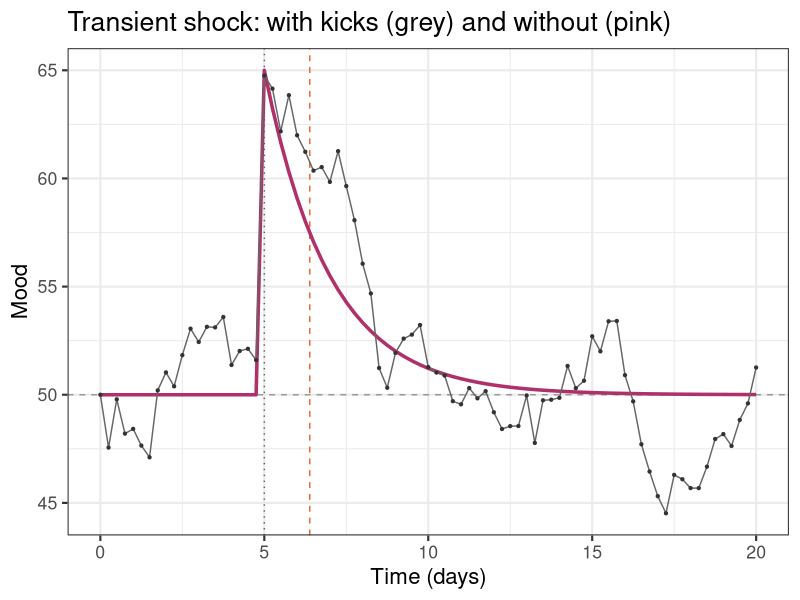
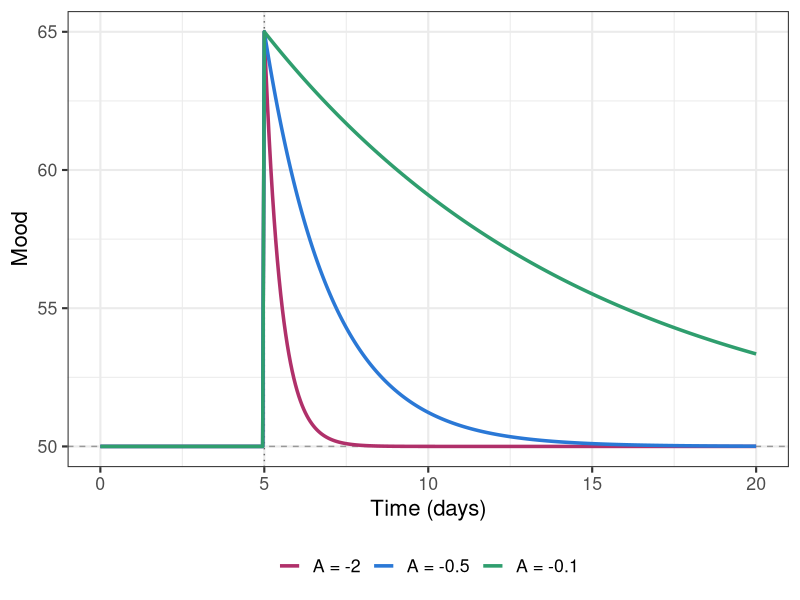
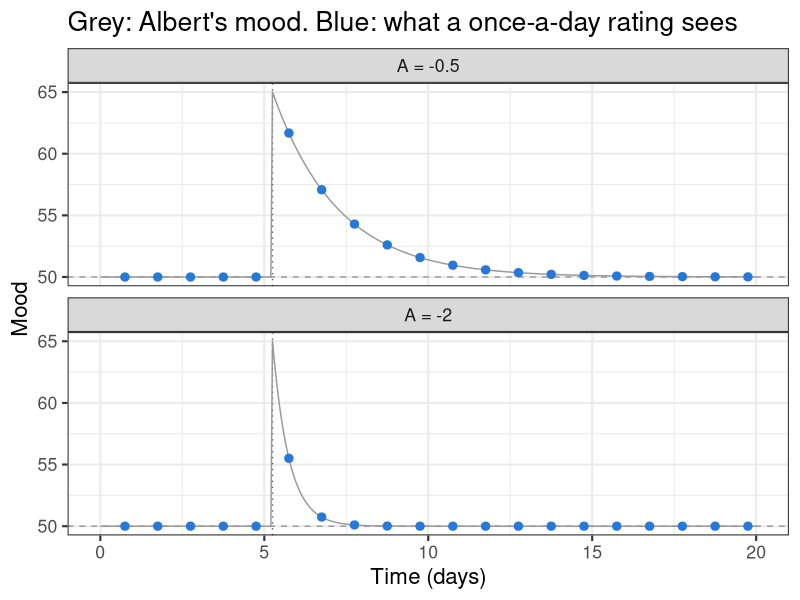
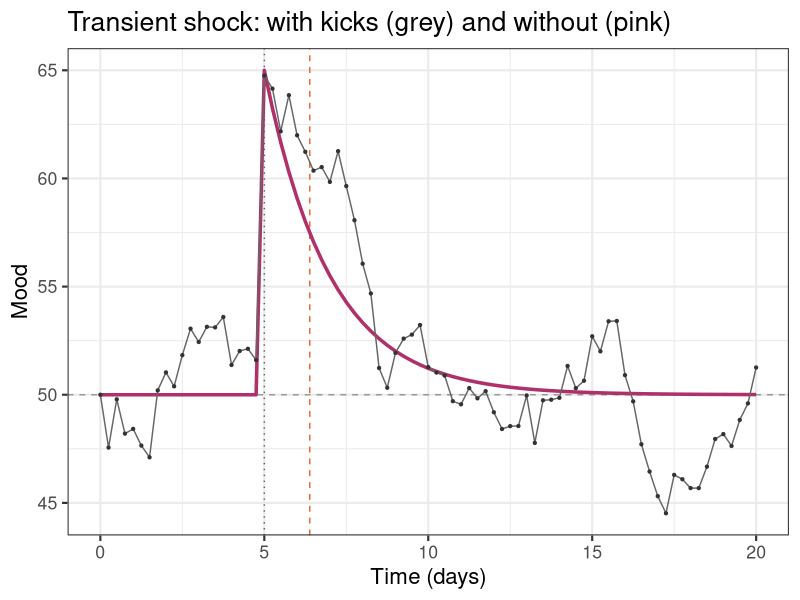
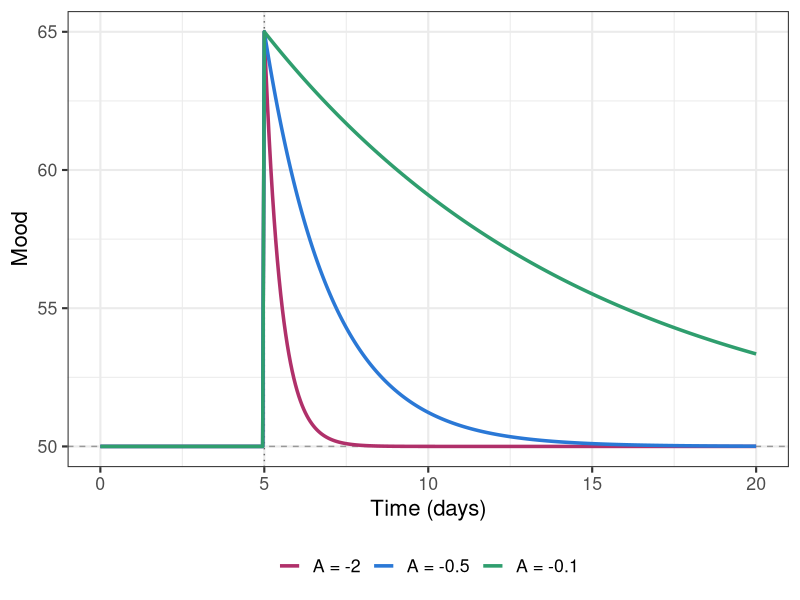
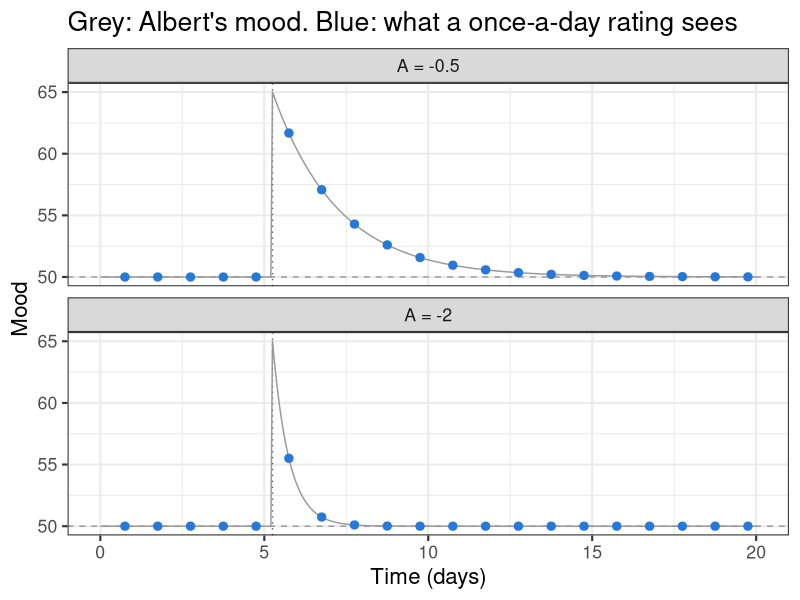

Reproduce these figures in R, in order.
# =============================================================================
#  LECTURE 10 -- SIMULATE DATA: A TRANSIENT SHOCK
#  Dynamic Systems Thinking in Psychology
#
#  The model from Lecture 5, plus one shock:
#
#     dMood = (A * Mood + B) dt + G dW        (+ dose, at the moment of the shock)
#
#  Example: on day 5, Albert gets an unexpected compliment from his boss.
#  The compliment itself is over in a moment: it has no life of its own. It
#  lifts Albert's mood by 'dose' at that moment, and after that, only
#  Albert's own pull back to his resting level (A) brings his mood down again.
#
#  This is the simplest shock, and the one the other Lecture 10 scripts are
#  compared with. In those scripts, the shock starts a process of its own.
#  Here, there is no such process: the shock appears and disappears at once.
#
#  Part 1  settings
#  Part 2  what to expect
#  Part 3  the simulation function
#  Part 4  simulate Albert
#  Part 5  look at the data
#  Part 6  things to try
#
#  Run the script part by part (select the lines and press Ctrl+Enter).
# =============================================================================

# install.packages("ggplot2")   # run once if you do not have it
library(ggplot2)


# =============================================================================
#  PART 1: SETTINGS
# =============================================================================

times <- seq(from = 0, to = 20, by = 0.25)  # 4 ratings a day for 20 days (time in days)
Nsteps <- 20                       # small steps between two ratings

A <- -0.5                          # Albert's own state dependence (per day)
restMood <- 50                     # where Albert's mood rests without any shock
B <- -A * restMood                 # the intercept that makes him rest there (= 25)
G <- 3                             # kick strength (set to 0 to see the clean response)

shockTimes <- 5                    # the compliment comes on day 5 (must be one of the rating times)
dose <- 15                         # it lifts mood by 15, right away

seed <- 2026                       # same random kicks every time you run this
savePlots <- TRUE                  # TRUE: save every plot in Part 5 as a png file
plotFolder <- "plots_transient"    # folder for the png files (made in your working directory)


# =============================================================================
#  PART 2: WHAT TO EXPECT
# =============================================================================
# Right after the shock, mood is at restMood + dose. After that, the distance
# to the resting level shrinks by the same fraction every day, because the
# pull back (A * distance) is proportional to the distance (Lecture 5):
#
#     Mood(t) = restMood + dose * exp(A * (t - shockTime))
#
# Half of the shock is gone after log(2) / -A days: the half-life.

halfLife <- log(2) / -A
cat("Right after the shock, mood is at:", restMood + dose, "\n")
cat("Half of the shock is gone after:", round(halfLife, 2), "days\n")
cat("After 5 days, what is left of the shock:", round(dose * exp(A * 5), 2), "\n")

# Q: Sketch Albert's mood before you run anything else. Is mood highest at
#    the shock, or later?


# =============================================================================
#  PART 3: THE SIMULATION FUNCTION
# =============================================================================
# The function from Lecture 5. New: when the shock arrives, mood jumps by
# 'dose'. That is all; nothing about the shock is remembered afterwards.

simulateAlbert <- function(A, G, times){
  set.seed(seed)                               #same kicks for every version we compare
  B <- -A * restMood                           #rest at restMood, whatever A is
  Nobs <- length(times)
  Mood <- rep(NA, Nobs)
  MoodState <- restMood                        #start at the resting level
  for(i in 1:Nobs){
    if(i > 1){
      dt <- (times[i] - times[i-1]) / Nsteps   #size of each small step
      for(stepi in 1:Nsteps){
        tNow <- times[i-1] + stepi * dt        #the current time (only needed for Part 6, item 4)
        dMood <- A*MoodState + B               #Albert's own rule for change
        kick <- G * sqrt(dt) * rnorm(1)        #random kick, variance G^2 * dt
        MoodState <- MoodState + dMood * dt + kick
      }
    }
    if(any(abs(times[i] - shockTimes) < 1e-8)) MoodState <- MoodState + dose   #NEW: the shock, at this moment only
    Mood[i] <- MoodState                       #store the rating (just after the shock, if there was one)
  }
  data.frame(time = times, Mood = Mood)
}


# =============================================================================
#  PART 4: SIMULATE ALBERT
# =============================================================================

albert <- simulateAlbert(A = A, G = G, times = times)          #with random kicks
albertClean <- simulateAlbert(A = A, G = 0, times = times)     #the same, without kicks
head(albert)

# write.csv(albert, "lecture10_data_transient.csv", row.names = FALSE)


# =============================================================================
#  PART 5: LOOK AT THE DATA
# =============================================================================
if (savePlots) dir.create(plotFolder, showWarnings = FALSE)

# --- 5a. Albert over time ---------------------------------------------------------
p5a <- ggplot(albert, aes(x = time, y = Mood)) +
  geom_vline(xintercept = shockTimes, linetype = "dotted", colour = "grey40") +
  geom_vline(xintercept = shockTimes[1] + halfLife, linetype = "dashed", colour = "#eb6834") +  #half of the shock gone
  geom_hline(yintercept = restMood, linetype = "dashed", colour = "grey60") +
  geom_line(data = albertClean, colour = "#b0306a", linewidth = 1.2) +    #without kicks
  geom_line(colour = "grey40") +                                          #with kicks
  geom_point(colour = "grey20", size = 0.8) +
  theme_bw(base_size = 16) +
  labs(x = "Time (days)", y = "Mood",
       title = "Transient shock: with kicks (grey) and without (pink)")
p5a
if (savePlots) ggsave(file.path(plotFolder, "5a_albert.png"), p5a, width = 11, height = 5, dpi = 150)

# Q: Where is the shock easiest to see? How long would you say it "lasts"?

# --- 5b. How fast does Albert recover? ------------------------------------------
# The same shock for three versions of Albert that differ only in A.
speeds <- c(-2, -0.5, -0.1)
recover <- NULL
for (a in speeds) {
  sim <- simulateAlbert(A = a, G = 0, times = seq(from = 0, to = 20, by = 0.05))
  recover <- rbind(recover, data.frame(sim, A = paste("A =", a)))
}
recover$A <- factor(recover$A, levels = paste("A =", speeds))

p5b <- ggplot(recover, aes(x = time, y = Mood, colour = A)) +
  geom_vline(xintercept = shockTimes, linetype = "dotted", colour = "grey40") +
  geom_hline(yintercept = restMood, linetype = "dashed", colour = "grey60") +
  geom_line(linewidth = 1.2) +
  scale_colour_manual(values = c("#b0306a", "#2a78d6", "#2f9e6e")) +
  theme_bw(base_size = 16) +
  labs(x = "Time (days)", y = "Mood", colour = NULL) +
  theme(legend.position = "bottom")
p5b
if (savePlots) ggsave(file.path(plotFolder, "5b_recovery_speeds.png"), p5b, width = 11, height = 5, dpi = 150)

# Q: The shock is the same in all three. What decides how long it is visible?
# Q: Where is the slope of mood steepest: right after the shock, or later? Why?

# --- 5c. What a daily study sees --------------------------------------------------
# Now Albert rates his mood once a day, every evening (day 0.75, 1.75, ...),
# and the compliment comes in the morning of day 5 (5.25). Fast-recovering
# Albert (A = -2) and our Albert (A = -0.5), without kicks.
shockTimesKeep <- shockTimes
shockTimes <- 5.25                             #the compliment comes in the morning
fine <- seq(from = 0, to = 20, by = 0.05)      #what really happens
daily <- seq(from = 0.75, to = 19.75, by = 1)  #what the study sees
study <- NULL
for (a in c(-2, -0.5)) {
  sim <- simulateAlbert(A = a, G = 0, times = fine)
  study <- rbind(study, data.frame(sim, A = paste("A =", a),
                                   rated = sapply(sim$time, function(t) any(abs(t - daily) < 1e-8))))
}
shockTimes <- shockTimesKeep                   #back to the setting of Part 1

p5c <- ggplot(study, aes(x = time, y = Mood)) +
  geom_vline(xintercept = 5.25, linetype = "dotted", colour = "grey40") +
  geom_hline(yintercept = restMood, linetype = "dashed", colour = "grey60") +
  geom_line(colour = "grey60") +                                   #what really happens
  geom_point(data = study[study$rated, ], colour = "#2a78d6", size = 2.5) +  #the daily ratings
  facet_wrap(~ A, ncol = 1) +
  theme_bw(base_size = 16) +
  labs(x = "Time (days)", y = "Mood",
       title = "Grey: Albert's mood. Blue: what a once-a-day rating sees")
p5c
if (savePlots) ggsave(file.path(plotFolder, "5c_daily_study.png"), p5c, width = 11, height = 7, dpi = 150)

# Q: How big does the shock look in the daily ratings, for each Albert?
#    What would a researcher conclude about the compliment from these ratings?


# =============================================================================
#  PART 6: THINGS TO TRY
# =============================================================================
# 1. Make the shock negative (dose <- -15: a fight with a friend). Does
#    anything change, apart from the direction?
#
# 2. Turn up the kicks (G <- 8). Can you still find the shock in 5a? How
#    would you look for it in data from many people who all got a compliment
#    on day 5?
#
# 3. Two shocks: give Albert a second compliment 1 day after the first
#    (shockTimes <- c(5, 6)). Does the second one add to the first? What if
#    it comes 10 days later (shockTimes <- c(5, 15))?
#
# 4. A shock that lasts a few hours: set shockTimes <- -1 (no jump), and add
#    this line in the small-step loop, right after the dMood line:
#       if(tNow > 5 && tNow <= 5.25) dMood <- dMood + dose / 0.25
#    Mood now gets the same total push, spread over 6 hours. How different
#    does it look from the jump? What if you spread it over 3 days?
